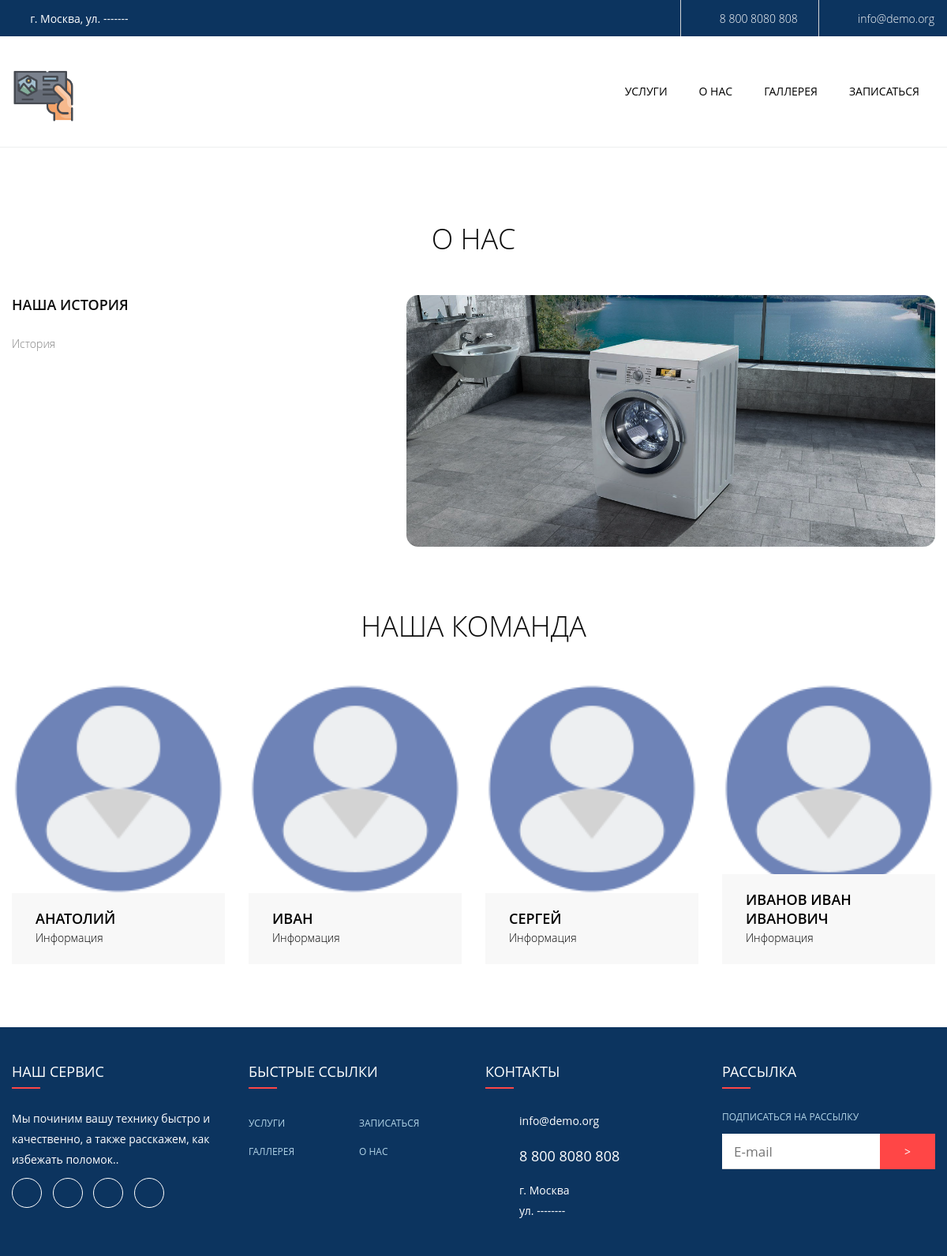
The app's page /about_us/ with its own data.
### TverWashApp/models.py (models this page shows, shortened)
class Team(models.Model):
    name = models.CharField(max_length=30, verbose_name='Имя')
    image = models.ImageField(verbose_name='Фото', upload_to='TverWashApp/static/img/')
    about = models.TextField(max_length=1000, verbose_name='Краткая история')
    phone = models.CharField(max_length=18, verbose_name='Телефон', blank=True, null=True)
    class Meta:
        verbose_name = 'Команда'
        verbose_name_plural = 'Команда'
        ordering = ['id']

### TverWashApp/views.py (the view, shortened to what this page needs)
# urls.py: path('about_us/', About_Us.as_view(), name='about_us'),
class About_Us(ListView):
    queryset = Team.objects.all()
    context_object_name = 'team'
    template_name = "TverWashApp/about-us.html"

### TverWashApp/templates/TverWashApp/about-us.html (shortened to what this page needs)
{% extends 'TverWashApp/index.html' %}
{% load static %}
{% block content %}
      <hr>
      <section class="section-md bg-white">
        <div class="shell">
          <h3>О нас</h3>
          <div class="range range-xs-center text-sm-left range-50">
            <div class="cell-sm-5">
              <h6>Наша история</h6>
              <p>История</p>
            </div>
            <div class="cell-sm-7"><img src="{% static 'img/about.7ab1d77.png' %}" alt="" width="670" height="242"/>
            </div>
          </div>
        </div>
      </section>
      <section class="section-md bg-white">
        <div class="shell">
          <h3>Наша команда</h3>
          <div class="range range-xs-center range-45">
            {% for photo_team in team %}
            <div class="cell-sm-6 cell-md-3">
              <div class="thumbnail-variant-2"><img src="{{ photo_team.image.url }}" alt="" width="270" height="187"/>
                <div class="caption">
                  <h6><a class="link link-black" href="#">{{ photo_team.name }}</a></h6><span class="subtitle-thumnbail">{{ photo_team.about }}</span><a class="link link-black" href="callto:#">Тел: {{ photo_team.number }}</a>
                </div>
              </div>
            </div>
            {% endfor %}
        </div>
        </div>
      </section>
      {% endblock content %}

### records on screen
Team: image (picture), name "АНАТОЛИЙ", about "Информация"
Team: image (picture), name "ИВАН", about "Информация"
Team: image (picture), name "СЕРГЕЙ", about "Информация"
Team: image (picture), name "ИВАНОВ ИВАН ИВАНОВИЧ", about "Информация"
